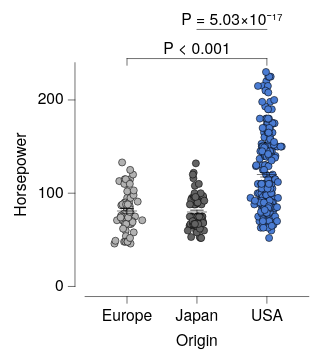

The Vega-Lite source for this figure:
### Vega-Lite specification from a JSON file in a GitHub repository (floating-point values rounded to 4 significant figures; data arrays with more than 128 entries replaced by an {"elided": "..."} marker saying what was removed)
{"background": null, "config": {"arc": {"fill": "#DBDBDB", "fillOpacity": 1.0, "innerRadius": 25.0, "padAngle": 0.03, "stroke": "black", "strokeOpacity": 1, "strokeWidth": 0.25}, "area": {"fill": "#DBDBDB", "fillOpacity": 1.0, "stroke": "black", "strokeOpacity": 1, "strokeWidth": 0.25}, "axis": {"domain": true, "domainCap": "round", "domainColor": "black", "domainWidth": 0.25, "grid": false, "gridCap": "round", "gridColor": "#F1F1F1", "gridDash": [0, 0], "gridOpacity": 1.0, "gridWidth": 0.25, "labelColor": "black", "labelFont": "Helvetica Neue, HelveticaNeue, Helvetica, Arial, sans-serif", "labelFontSize": 7, "labelFontStyle": "normal", "labelFontWeight": 400, "offset": 4.5, "ticks": true, "tickCap": "round", "tickColor": "black", "tickRound": false, "tickSize": 3, "tickWidth": 0.25, "titleColor": "black", "titleFont": "Helvetica Neue, HelveticaNeue, Helvetica, Arial, sans-serif", "titleFontSize": 7, "titleFontStyle": "normal", "titleFontWeight": 400}, "axisX": {"domain": true, "labelAlign": "center", "labelAngle": 0, "labels": true, "ticks": true, "translate": 0}, "axisY": {"domain": true, "labelAlign": "right", "labelAngle": 0, "labels": true, "ticks": true, "translate": 0}, "axisRight": {"domain": true, "labelAlign": "left", "labelAngle": 0, "labels": true, "ticks": true, "translate": 0}, "axisTop": {"domain": true, "labelAlign": "center", "labelAngle": 0, "labels": true, "ticks": true, "translate": 0}, "axisBand": {"tickOffset": 0}, "bar": {"fill": "#DBDBDB", "fillOpacity": 1.0, "stroke": "black", "strokeOpacity": 1, "strokeWidth": 0.25}, "boxplot": {"size": 9.0, "ticks": {"cornerRadius": 0.25, "fill": "black", "opacity": 1, "size": 4.5, "thickness": 0.25}, "box": {"fillOpacity": 1.0, "stroke": "black", "strokeOpacity": 1, "strokeWidth": 0.25}, "median": {"cornerRadius": 0, "fill": "black", "fillOpacity": 1.0, "opacity": 1, "size": 9.0, "thickness": 0.25}, "rule": {"fill": "black", "fillOpacity": 1.0, "size": 10.0, "stroke": "black", "strokeDash": [0, 0], "strokeOpacity": 1, "strokeWidth": 0.25}, "outliers": {"color": "black", "fill": "black", "fillOpacity": 1.0, "size": 0, "stroke": "black", "strokeOpacity": 1, "strokeWidth": 0.25}}, "circle": {"fill": "black", "fillOpacity": 1.0, "size": 1.25, "stroke": null, "strokeOpacity": 1, "strokeWidth": 0.25}, "errorband": {"band": {"fillOpacity": 0.6, "stroke": null, "strokeWidth": 0.25, "strokeOpacity": 1}, "borders": {"opacity": 0, "strokeOpacity": 0.25, "strokeWidth": 1}}, "errorbar": {"opacity": 1, "rule": {"strokeDash": [0, 0], "strokeWidth": 0.25}, "ticks": {"color": "black", "cornerRadius": 0.125, "opacity": 1, "size": 6.0, "thickness": 0.25}, "thickness": 0.25}, "font": "Helvetica Neue, HelveticaNeue, Helvetica, Arial, sans-serif", "geoshape": {"fill": "#DBDBDB", "fillOpacity": 1.0, "stroke": "black", "strokeOpacity": 1, "strokeWidth": 0.25}, "header": {"labelColor": "black", "labelFont": "Helvetica Neue, HelveticaNeue, Helvetica, Arial, sans-serif", "labelFontSize": 7, "labelFontStyle": "normal", "labelFontWeight": 400, "titleColor": "black", "titleFont": "Helvetica Neue, HelveticaNeue, Helvetica, Arial, sans-serif", "titleFontSize": 7, "titleFontStyle": "normal", "titleFontWeight": 400, "titlePadding": 0}, "legend": {"disable": false, "offset": 4.5, "titlePadding": 4, "labelOffset": 2, "gradientLabelOffset": 2, "gradientLength": 50.0, "gradientThickness": 5.0, "gradientOpacity": 1.0, "gradientStrokeColor": "black", "gradientStrokeWidth": 0.25, "labelColor": "black", "labelFont": "Helvetica Neue, HelveticaNeue, Helvetica, Arial, sans-serif", "labelFontSize": 7, "labelFontStyle": "normal", "labelFontWeight": 400, "strokeColor": "black", "strokeWidth": 0, "symbolSize": 42, "symbolStrokeColor": "black", "symbolStrokeWidth": 0.25, "titleColor": "black", "titleFont": "Helvetica Neue, HelveticaNeue, Helvetica, Arial, sans-serif", "titleFontSize": 7, "titleFontStyle": "normal", "titleFontWeight": 400}, "line": {"color": "black", "stroke": "black", "strokeCap": "butt", "strokeDash": [0, 0], "strokeOpacity": 1, "strokeWidth": 0.5}, "point": {"filled": true, "fill": "#DBDBDB", "fillOpacity": 1.0, "size": 5.0, "stroke": "black", "strokeOpacity": 1, "strokeWidth": 0.25}, "range": {"category": ["#B2B2B2", "#636363", "#4A7CD3", "#008542", "#382864", "#509F98", "#284F93", "#005226", "#A398D6", "#173633"], "diverging": {"scheme": ["#443E60", "#5F597E", "#7C759B", "#9994B6", "#B7B4CC", "#D6D5DC", "#F6F6F6", "#D1DAD9", "#A4C2BF", "#7AA9A4", "#578E89", "#37736E", "#1B5954"]}, "heatmap": {"scheme": ["#32022B", "#43044D", "#4C196E", "#4D338C", "#484DA6", "#3A68BB", "#1D83CA", "#1D9CCB", "#23B5C9", "#28CDC5", "#4DE0B4", "#91EE9F"]}, "ordinal": {"scheme": ["#F1F1F1", "#DBDBDB", "#C6C6C6", "#B2B2B2", "#9D9D9D", "#898989", "#767676", "#636363", "#515151", "#404040", "#2F2F2F", "#1F1F1F"]}, "ramp": {"scheme": ["#32022B", "#43044D", "#4C196E", "#4D338C", "#484DA6", "#3A68BB", "#1D83CA", "#1D9CCB", "#23B5C9", "#28CDC5", "#4DE0B4", "#91EE9F"]}}, "rule": {"color": "black", "stroke": "black", "strokeCap": "round", "strokeDash": [2, 2], "strokeOpacity": 1, "strokeWidth": 0.25}, "scale": {"bandPaddingInner": 0.1, "bandPaddingOuter": 0.1, "round": false}, "rect": {"fill": "#DBDBDB", "fillOpacity": 1.0, "stroke": "black", "strokeOpacity": 1, "strokeWidth": 0.25}, "square": {"fill": "#DBDBDB", "fillOpacity": 1.0, "size": 10.0, "stroke": "black", "strokeOpacity": 1, "strokeWidth": 0.25}, "text": {"color": "black", "font": "Helvetica Neue, HelveticaNeue, Helvetica, Arial, sans-serif", "fontSize": 7, "fontStyle": "normal", "fontWeight": 400}, "tick": {"color": "black", "cornerRadius": 0.125, "opacity": 1.0, "size": 9.0, "thickness": 0.25}, "title": {"anchor": "middle", "frame": "group", "color": "black", "font": "Helvetica Neue, HelveticaNeue, Helvetica, Arial, sans-serif", "fontSize": 7, "fontStyle": "normal", "fontWeight": 400, "subtitleColor": "black", "subtitleFont": "Helvetica Neue, HelveticaNeue, Helvetica, Arial, sans-serif", "subtitleFontSize": "Helvetica Neue, HelveticaNeue, Helvetica, Arial, sans-serif", "subtitleFontStyle": "normal", "subtitleFontWeight": 400}, "trail": {"color": "black", "opacity": 1, "size": 0.5}, "view": {"continuousWidth": 100, "continuousHeight": 100, "discreteWidth": 100, "discreteHeight": 100, "fill": null, "stroke": null, "strokeWidth": 0.25}}, "layer": [{"data": {"name": "data-53eecb024a78fdc2be808dcfdc3af7a2"}, "mark": {"type": "circle", "opacity": 1.0, "size": 10.0, "stroke": "black", "strokeOpacity": 1, "strokeWidth": 0.25}, "encoding": {"color": {"field": "Origin", "legend": null, "scale": {"domain": ["Europe", "Japan", "USA"]}, "sort": ["Europe", "Japan", "USA"], "title": null, "type": "nominal"}, "x": {"axis": {}, "field": "Origin", "scale": {"domain": ["Europe", "Japan", "USA"]}, "sort": ["Europe", "Japan", "USA"], "title": "Origin", "type": "nominal"}, "xOffset": {"field": "jitter_x", "scale": {"domain": [-7.33, 7.33], "range": [5.17, 19.83]}, "type": "quantitative"}, "y": {"field": "Horsepower", "title": "Horsepower", "type": "quantitative"}}}, {"data": {"name": "data-6c4882663eaca411296217af4f5e04f9"}, "mark": {"type": "errorbar"}, "encoding": {"x": {"axis": {}, "field": "Origin", "scale": {"domain": ["Europe", "Japan", "USA"]}, "sort": ["Europe", "Japan", "USA"], "title": "Origin", "type": "nominal"}, "y": {"field": "__mean", "title": "Horsepower", "type": "quantitative"}, "yError": {"field": "__error"}}}, {"data": {"name": "data-6c4882663eaca411296217af4f5e04f9"}, "mark": {"type": "tick"}, "encoding": {"x": {"axis": {}, "field": "Origin", "scale": {"domain": ["Europe", "Japan", "USA"]}, "sort": ["Europe", "Japan", "USA"], "title": "Origin", "type": "nominal"}, "y": {"field": "__mean", "title": "Horsepower", "type": "quantitative"}}}, {"layer": [{"layer": [{"data": {"values": [{"x": "USA", "x2": "Europe", "y": 230.0, "__dysonsphere__": 1}]}, "mark": {"type": "rule", "strokeCap": "round", "strokeDash": [0, 0], "strokeWidth": 0.25, "yOffset": -6.0}, "encoding": {"x": {"field": "x", "type": "nominal"}, "x2": {"field": "x2"}, "y": {"field": "y", "type": "quantitative"}}}, {"data": {"values": [{"x": "USA", "y": 230.0, "y2": 230.0, "__dysonsphere__": 1}]}, "mark": {"type": "rule", "strokeCap": "round", "strokeDash": [0, 0], "strokeWidth": 0.25, "y2Offset": -3.0, "yOffset": -6.0}, "encoding": {"x": {"field": "x", "type": "nominal"}, "y": {"field": "y", "type": "quantitative"}, "y2": {"field": "y2"}}}, {"data": {"values": [{"x": "Europe", "y": 230.0, "y2": 230.0, "__dysonsphere__": 1}]}, "mark": {"type": "rule", "strokeCap": "round", "strokeDash": [0, 0], "strokeWidth": 0.25, "y2Offset": -3.0, "yOffset": -6.0}, "encoding": {"x": {"field": "x", "type": "nominal"}, "y": {"field": "y", "type": "quantitative"}, "y2": {"field": "y2"}}}, {"data": {"values": [{"y": 230.0, "label": "P < 0.001", "__dysonsphere__": 1}]}, "mark": {"type": "text", "align": "center", "dy": -10.0, "fontSize": 7}, "encoding": {"text": {"field": "label", "type": "nominal"}, "x": {"value": 50.0}, "y": {"field": "y", "type": "quantitative"}}}]}, {"layer": [{"data": {"values": [{"x": "USA", "x2": "Japan", "y": 230.0, "__dysonsphere__": 1}]}, "mark": {"type": "rule", "strokeCap": "round", "strokeDash": [0, 0], "strokeWidth": 0.25, "yOffset": -19.0}, "encoding": {"x": {"field": "x", "type": "nominal"}, "x2": {"field": "x2"}, "y": {"field": "y", "type": "quantitative"}}}, {"data": {"values": [{"y": 230.0, "label": "P = 5.03×10⁻¹⁷", "__dysonsphere__": 1}]}, "mark": {"type": "text", "align": "center", "dy": -23.0, "fontSize": 7}, "encoding": {"text": {"field": "label", "type": "nominal"}, "x": {"value": 65.62}, "y": {"field": "y", "type": "quantitative"}}}]}], "name": "__dysonsphere_73d6ae7ab5b8e736_13"}], "$schema": "https://vega.github.io/schema/vega-lite/v6.4.1.json", "datasets": {"data-53eecb024a78fdc2be808dcfdc3af7a2": {"elided": "400 records"}, "data-6c4882663eaca411296217af4f5e04f9": [{"Origin": "USA", "__mean": 119.9, "__error": 2.529, "__dysonsphere__": 1}, {"Origin": "Europe", "__mean": 81.0, "__error": 2.47, "__dysonsphere__": 1}, {"Origin": "Japan", "__mean": 79.84, "__error": 2.005, "__dysonsphere__": 1}]}}
